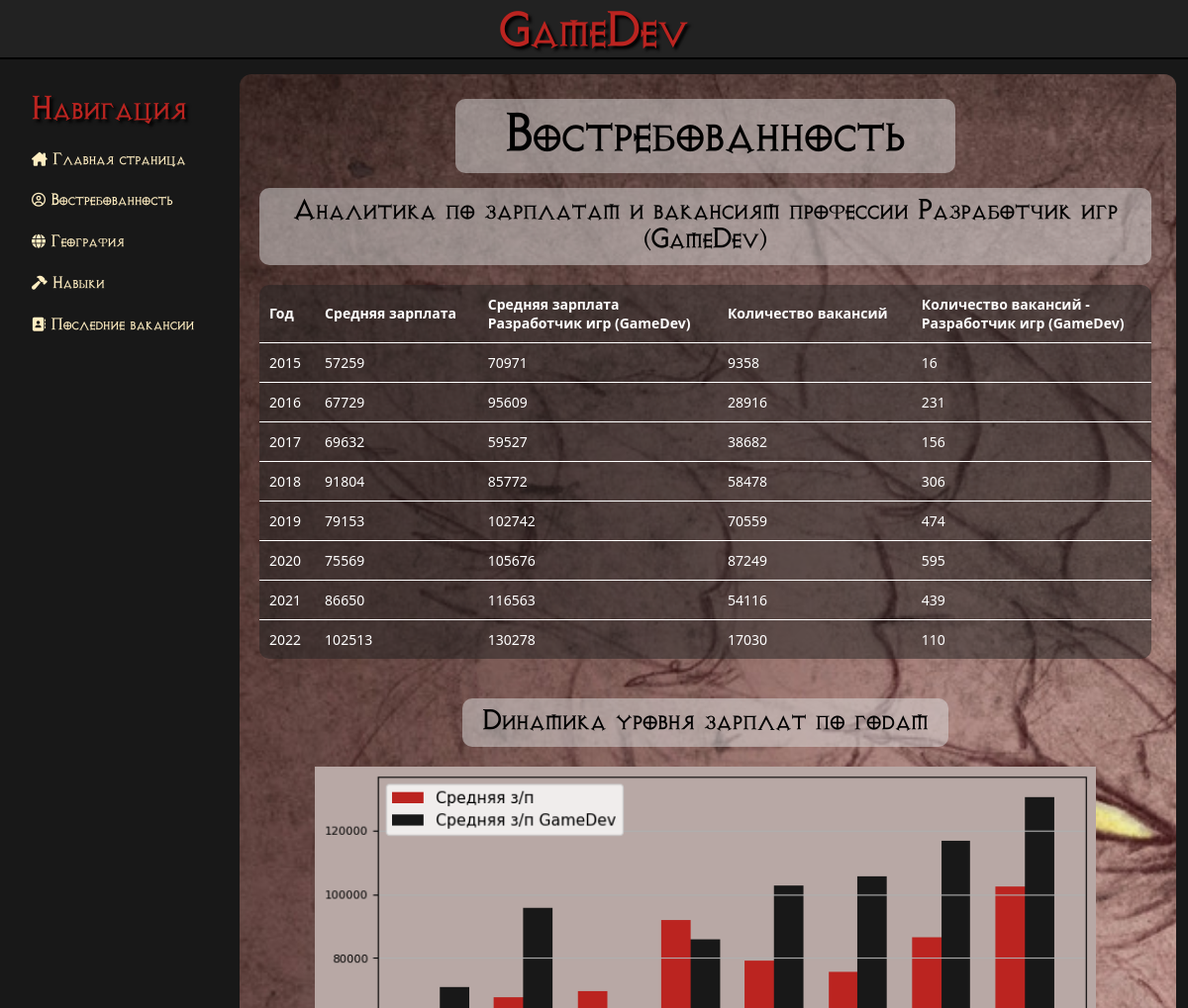
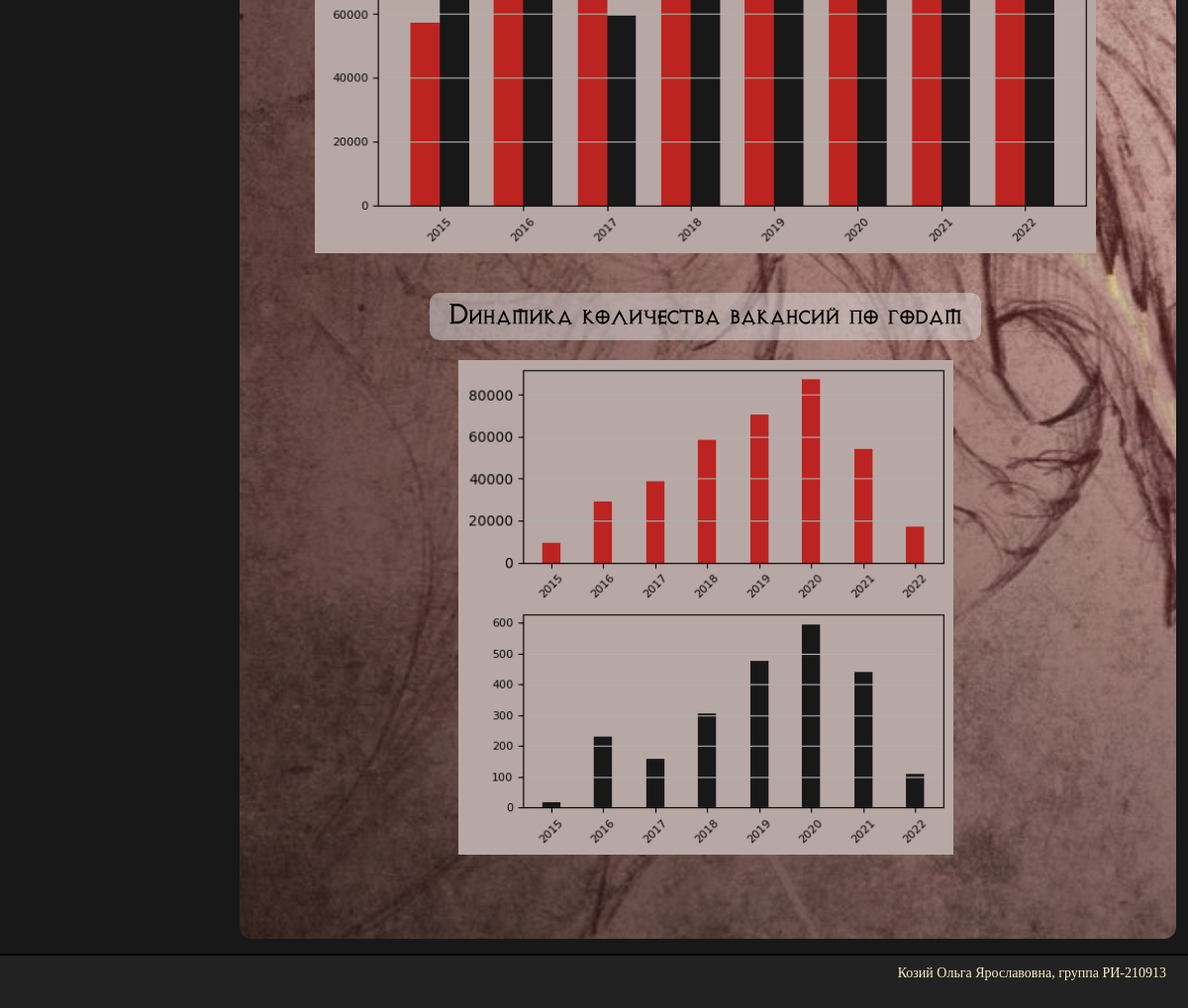
The page /demand/ on the database its author committed (2 pictures, top to bottom).
### main/models.py (models this page shows, shortened)
class Demand(models.Model):
    title = models.CharField('Название таблицы', max_length=50, default="")
    html_table = models.TextField('HTML таблица', default='')
    class Meta:
        verbose_name = 'Востребованность (таблицы)'
        verbose_name_plural = 'Востребованность (таблицы)'

class Chart(models.Model):
    title = models.CharField('Название таблицы', max_length=50)
    image = models.ImageField("График", upload_to="charts/", default="")
    demand = models.ForeignKey(Demand, on_delete=models.CASCADE, verbose_name="График")

### main/views.py (the view)
# urls.py: path('demand/', views.about, name='Востребованность'),
def about(request):
    title = 'Востребованность'
    data = Demand.objects.all()
    return render(request, 'main/demand.html', {'title': title, 'data': data})

### main/templates/main/demand.html (shortened to what this page needs)
{% extends 'main/layout.html' %}
{% block content %}
    <div class="content-wrapper bg-demand">
        <div class="scroll-block">
            <div class="title-block">
                <h1 class="title-page white-wrapper">{{ title }}</h1>
            </div>
            <div class="table-block">
                {% for table in data %}
                    {{ table.html_table|safe }}
                {% endfor %}
            </div>
            {% for table in data %}
                {% for chart in table.chart_set.all %}
                    <div class="chart-block">
                        <h4 class="white-wrapper">{{ chart.title }}</h4>
                        <div class="chart-image">
                            <img src="{{ chart.image.url }}" alt="" widtd="200" height="200">
                        </div>
                    </div>
                {% endfor %}
            {% endfor %}
        </div>
    </div>
{% endblock %}

### main/templates/main/layout.html (shortened to what this page needs)
{% load static %}
<html lang="ru">
<head>
    <link rel="stylesheet" href="https://cdn.jsdelivr.net/npm/bootstrap@5.2.3/dist/css/bootstrap.min.css">
    <link rel="stylesheet" href="{% static 'main/css/main.css' %}">
</head>
<body>
    <header>
        <div class="container">
            <nav role="navigation" class="header-nav">
            </nav>
            <p class="site-header">GameDev</p>
        </div>
    </header>
    <main>
        <div class="container">
            <div class="main-wrap">
                <aside class="sidebar">
                    <div class="sidebar-content">
                        <h3>Навигация</h3>
                        <ul>
                            <a href="{% url 'Главная страница' %}"><li><i class="fa-solid fa-house-chimney"></i> Главная страница</li></a>
                            <a href="{% url 'Востребованность' %}"><li><i class="fa fa-user-circle-o"></i> Востребованность</li></a>
                            <a href="{% url 'География' %}"><li><i class="fa-solid fa-globe"></i> География</li></a>
                            <a href="{% url 'Навыки' %}"><li><i class="fa-solid fa-hammer"></i> Навыки</li></a>
                            <a href="{% url 'Последние вакансии' %}"><li><i class="fa-solid fa-address-book"></i> Последние вакансии</li></a>
                        </ul>
                    </div>
                </aside>
                <div class="main-content">
                    {% block content %}
                    {% endblock %}
                </div>
            </div>
        </div>
    </main>
    <footer>
        <div class="container">
            <p>Козий Ольга Ярославовна, группа РИ-210913</p>
        </div>
    </footer>
</body>
</html>

### main/static/main/css/main.css (style rules this page uses)
*, *::after, *::before { box-sizing: border-box; }
html { height: 100%; margin: 0; padding: 0; }
.container { max-width: 1920px; margin: 0 auto; height: 100%; }
body { background: #181818; line-height: 1.1; display: flex; flex-direction: column; max-height: 100vh; overflow: hidden; font-size: 14px; line-height: 1.2; }
a { text-decoration: none; }
h1, h2, h3, h4, h5, h6 { font-family: 'Diablo'; }
header { position: relative; width: 100%; flex: 0 0 60px; text-align: center; margin: 0; line-height: 1; border-bottom: 2px solid #000000; background: #222; }
.site-header { padding-top: 12px; font-family: 'Diablo'; line-height: 1; font-size: 42px; margin-bottom: 0; color: #bb2420; text-shadow: 3px 3px 3px #000000; }
.header-nav { position: absolute; width: 100%; height: 58px; }
.sidebar { font-family: 'Diablo'; flex: 0 1 230px; background: #181818; color: #fff; padding: 20px 0 0 20px; }
.sidebar h3 { font-size: 28px; color: #bb2420; text-shadow: 3px 3px 3px #000000; }
.sidebar ul { padding: 0; list-style: none }
.sidebar ul li { color: #feedc1; display: block; margin-top: 25px; transition: transform .6s; text-decoration: none; }
main { flex: 1 1; min-height: calc(100vh - 95px); }
.main-wrap { padding: 15px 0; height: 100%; display: flex; }
.white-wrapper { color: #000; margin: 0 auto; padding: 10px 50px; background: rgba(222, 222, 222, 0.5); border-radius: 10px; }
.title-block { text-align: center; margin: 0 auto 15px; }
.title-page { margin: 0; display: inline-block; font-size: 46px; line-height: 1.2; }
.main-content { flex: 1 1; max-height: 100%; }
.main-content .content-wrapper { border-radius: 12px; background-attachment: fixed; background-repeat: no-repeat; background-size: cover; background-position: 100% 100%; color: #fff; padding: 5px; padding-left: 0; height: 100%; }
.scroll-block { overflow-y: scroll; height: 100%; padding: 20px; }
.bg-demand { background-image: url("../img/fon_demand.jpg"); background-position: 20% center !important; }
.table-block { text-align: center; }
.table-block h4 { display: inline-block; padding: 10px 20px; margin-bottom: 20px; }
table { margin-bottom: 40px; width: 100%; border-spacing: 0; border-collapse: separate; border-radius: 10px; background-color: rgba(34, 34, 34, 0.5); }
thead ,tbody { width: 100%; }
thead th { font-weight: 400; }
table tr { color: #fff; font-size: 14px; }
th,td { padding: 10px; border-bottom: 1px solid #fff; }
tr:last-child td { border: 0; }
.chart-block { text-align: center; margin-bottom: 40px; }
.chart-block h4 { display: inline-block; padding: 10px 20px; margin-bottom: 20px; }
.chart-image { width: 100%; height: 500px; }
.chart-image img { width: 100%; height: 100%; object-fit: contain; object-position: center 0; }
footer { text-align: right; font-size: 14px; padding: 10px; flex: 0 0 35px; font-family: cursive; color: #feedc1; background-color: #222; border-top: 2px solid #000000; }

### rows shown on the page
Demand: html_table "Аналитика по зарплатам и вакансиям профессии Разработчик игр (GameDev) Год Средняя зарплата Средняя зарплата Разработчик игр (GameDev) Количество вакансий Количество вакансий - Разработчик игр (GameDev) 2015 57259 70971 9358 16 2016 67729 95609 28916 231 2017 69632 59527 38682 156 2018 91804 85772 58478 306 2019 79153 102742 70559 474 2020 75569 105676 87249 595 2021 86650 116563 54116 439 2022 102513 130278 17030 110"
Chart: title "Динамика уровня зарплат по годам", image (picture)
Chart: title "Динамика количества вакансий по годам", image (picture)

### other values the page prints
{{ title }} "Востребованность"
